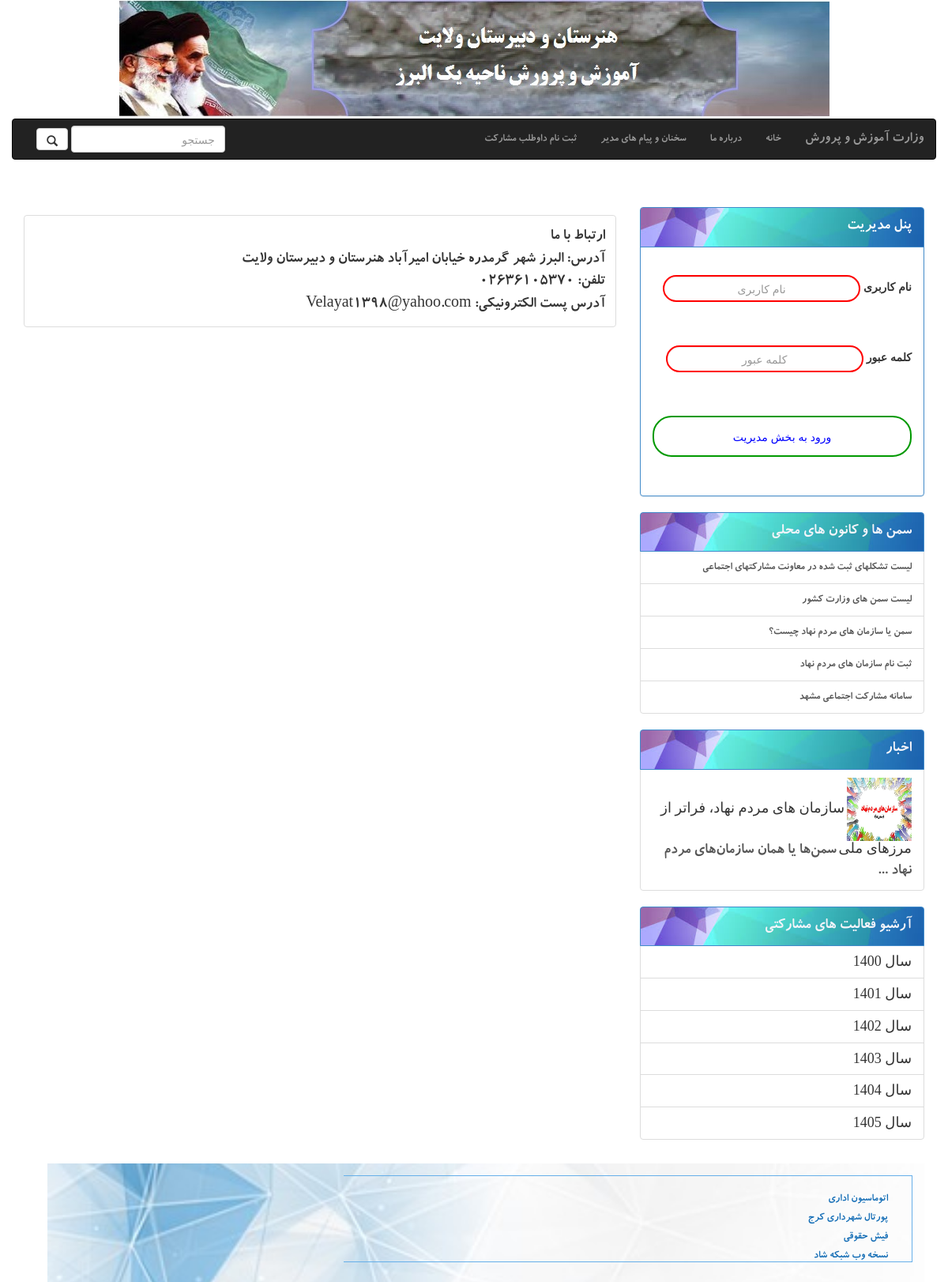
/about, run on the app's committed database.
### participation/models.py (models this page shows)
class samans(models.Model):
    title=models.CharField(max_length=200)
    link=models.CharField(max_length=200)

class news(models.Model):
    title=models.CharField(max_length=300)
    day=models.CharField(max_length=6, choices=DAY_CHOICES, default='1')
    month=models.CharField(max_length=15,choices=MONTH_CHOICE,default='mehr')
    year=models.CharField(max_length=6, choices=YEAR_CHOICES, default='1400')
    description=models.TextField(default=' ',blank=True)
    image=models.ImageField(default='2.jpg',upload_to='news/',null=True,blank=True)
    def snippet(self):
        return self.description[:35]+ '  ...'

### socialParticipation/views.py (the view)
# urls.py: path('about',views.about,name='about'),
def about(request):
    samans=fetchSaman_view()
    news=fetchnews_view()
    return render(request,'about.html',{'samans':samans,'news':news})

### socialParticipation/views.py (called while the page is built)
def fetchSaman_view():
    samans=apps.get_model('participation','samans').objects.order_by('-id')[:8]
    return samans

def fetchnews_view():
    news=apps.get_model('participation','news').objects.order_by('-id')[:8]
    return news

### templates/about.html (shortened to what this page needs)
{%extends 'index.html'%}
    {%block content%}
    <div class="row" style="margin-top: 10px">
        <div class="col-sm-12 col-md-12">
          <div class="thumbnail">
            <div class="caption">
              <p >
                ارتباط با ما</p><br>
<p>آدرس: البرز شهر گرمدره خیابان امیرآباد هنرستان و دبیرستان ولایت</p><br>
<p>تلفن: 02636105370</p><br>
<p>آدرس پست الکترونیکی: Velayat1398@yahoo.com</p><br>
            </div>
          </div>
        </div>
    </div>
    {%endblock%}

### templates/index.html (shortened to what this page needs)
{%load widget_tweaks%}
<html lang="en">
<head>
    {%load static%}
    <link rel="stylesheet" href="{% static "css/bootstrap-rtl.css" %}"/>
</head>
<body>
    <div class="container">
        <div id="header" class="row">
          <div class="geeks">
            <img class="imgg" >
          </div>
            <nav class="navbar navbar-inverse  ">
                <div class="container-fluid">
                  <div class="navbar-header">
                    <a class="navbar-brand" href="http://medu.ir">وزارت آموزش و پرورش</a>
                  </div>
                  <div class="collapse navbar-collapse" id="bs-example-navbar-collapse-1">
                    <ul class="nav navbar-nav">
                      <li name="{% url 'home' %}"><a href="{% url '' %}">خانه <span class="sr-only">(current)</span></a></li>
                      <li><a href="{% url 'about' %}">درباره ما</a></li>
                      <li><a href="{% url 'showmessage' %}">سخنان و پیام های مدیر</a></li>
                      <li><a href="{% url 'registerVolenteer'%}">ثبت نام داوطلب مشارکت</a></li>
                    </ul>
                    <form action="{% url 'search' %}" class="navbar-form navbar-left" method="get">
                      <div class="form-group">
                        <input type="text" id="qry" name="qry" class="form-control" placeholder="جستجو">
                      </div>
                      <button type="submit" class="btn btn-default">
                          <i class="glyphicon glyphicon-search"></i>
                      </button>
                    </form>
                  </div>
                </div>
              </nav>
        </div>
        <div class="row" style="margin-top: 40px">
            <div id="content" class="col-lg-8 col-md-9 col-sm-6 col-xs-12 pull-left">
              {%block content%}
               {%endblock%}
            </div>
            <div class="col-lg-4 col-md-3 col-sm-6 col-xs-12 pull-right" id="sidebar" >
                    <div class="panel panel-primary">
                        <div class="panel-heading titr">
                          پنل مدیریت</div>
                        <div class="panel-body">
                            <form class="site-form" action="{% url 'afterlogin' %}" method="post">
                                <div class="form-group">
                                  <label for="username"> نام کاربری</label>
                                  <input type="text" class="form-control" id="username" placeholder="نام کاربری" name="username">
                                </div>
                                <div class="form-group">
                                  <label for="password">کلمه عبور</label>
                                  <input type="password" class="form-control" id="password" placeholder="کلمه عبور" name="password">
                                </div>
                                <input type="submit" value="ورود به بخش مدیریت" class="btn btn-success btn-block">
                              </form>
                        </div>
                      </div>
                      <div class="list-group">
                        <a href="#" class="list-group-item active titr">
                          سمن ها و کانون های محلی
                        </a>
                        {%for saman in samans%}
                          <a href="{{saman.link}}" class="list-group-item">
                          {{saman.title}}</a>
                        {%endfor%}
                      </div>
                      <div class="list-group">
                        <a href="#" class="list-group-item active titr">
                          اخبار                        </a>
                        {%for new in news%}
                            <a href="{% url 'newsdetail' pk=new.id %}" class="list-group-item" >
                              <img src="{{new.image.url}}" width="25%" height="10%"  style="mix-blend-mode: multiply;">
                              <h4 class="list-group-item-heading" style="font-family: IRANSans;font-style: normal;src: url('../fonts/IRANSans/IRANSans.eot');"> {{new.title}}</h4>
                              <p class="list-group-item-text">{{new.snippet}}</p><br />
                            </a>
                        {%endfor%}
                          </div>
                          <div class="list-group" style="font-family: IRANSans;" >
                            <a href="#" class="list-group-item active titr">
                               آرشیو فعالیت های مشارکتی                        </a>
                                <a href="{% url 'archive' pk=1400 %}" class="list-group-item">
                                  <h4 class="list-group-item-heading" style="font-family: IRANSans;font-style: normal;src: url('../fonts/IRANSans/IRANSans.eot');" > سال 1400</h4>
                                </a>
                                   <a href="{% url 'archive' pk=1401 %}" class="list-group-item">
                                     <h4 class="list-group-item-heading" style="font-family: IRANSans;font-style: normal;src: url('../fonts/IRANSans/IRANSans.eot');"> سال 1401</h4>
                                   </a>
                                     <a href="{% url 'archive' pk=1402 %}" class="list-group-item">
                                       <h4 class="list-group-item-heading" style="font-family: IRANSans;font-style: normal;src: url('../fonts/IRANSans/IRANSans.eot');"> سال 1402</h4>
                                     </a>
                                       <a href="{% url 'archive' pk=1403 %}" class="list-group-item">
                                         <h4 class="list-group-item-heading" style="font-family: IRANSans;font-style: normal;src: url('../fonts/IRANSans/IRANSans.eot');"> سال 1403</h4>
                                       </a>
                                         <a href="{% url 'archive' pk=1404 %}" class="list-group-item">
                                           <h4 class="list-group-item-heading" style="font-family: IRANSans;font-style: normal;src: url('../fonts/IRANSans/IRANSans.eot');"> سال 1404</h4>
                                         </a>
                                        <a href="{% url 'archive' pk=1405 %}" class="list-group-item">
                                             <h4 class="list-group-item-heading" style="font-family: IRANSans;font-style: normal;src: url('../fonts/IRANSans/IRANSans.eot');"> سال 1405</h4>
                                           </a>
                          </div>
                </div>
        </div>
        <div id="footer" class="container ">
          <div class="row footer ">
            <div class=" footer-module col-lg-8 col-md-9 col-sm-6 col-xs-12 ">
                <ul class="col-md-3" style="list-style: none;cursor: pointer;">
                <li><a style="color:rgb(21, 110, 182);" target="_blank" href="https://eorg.medu.ir/eorg/Login.aspx?ReturnUrl=%2feorg">اتوماسیون اداری</a></li>
                <li><a style="color:rgb(21, 110, 182);" target="_blank" href="https://portal.sigma.ir/customers/karaj-municipality">پورتال شهرداری کرج</a></li>
                <li><a style="color:rgb(21, 110, 182);" href="http://fish.medu.ir/">فیش حقوقی</a></li>
                <li><a style="color:rgb(21, 110, 182);" target="_blank" href="https://shad.ir/">نسخه وب شبکه شاد</a></li>
            </ul>
            </div>
          </div>
        </div>
    </div>
</body>
</html>

### data on the page
samans: title "لیست تشکلهای ثبت شده در معاونت مشارکتهای اجتماعی"
samans: title "لیست سمن های وزارت کشور"
samans: title "سمن یا سازمان های مردم نهاد چیست؟"
samans: title "ثبت نام سازمان های مردم نهاد"
samans: title "سامانه مشارکت اجتماعی مشهد"
news: image (picture), title "سازمان های مردم نهاد، فراتر از مرزهای ملی", snippet "سمن‌ها یا همان سازمان‌های مردم نهاد ..."
